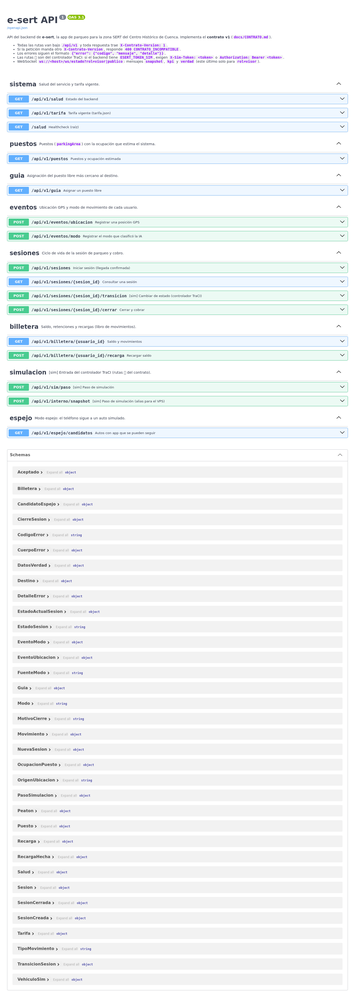
#> input picture semanas/S2/Freddy/evidencias/s1_swagger-rutas.png, 355 x 1000 px, shrunk from 1400 x 3939 before the run, found by its file name
$ python paginar_captura.py ../evidencias/s1_swagger-rutas.png --trozos
#> lines starting #> are read from the running program, lines starting #| are printed output that depends on the picture
#> in trozos, img is the input picture: PIL image 355x1000 RGB; mean R, G, B 242.1, 245, 245.8
"""Parte una captura muy alta (por ejemplo, Swagger con todo desplegado) en trozos que
caben en una página A4.

``explicacion_pdf.py`` incrusta cada imagen con un ancho fijo y no la reparte en varias
páginas, así que una captura alta se corta. Este script la corta por filas en blanco
(entre bloques, para no partir texto) y hace dos cosas:

- ``--trozos``: guarda los trozos como PNG junto a la original (``<nombre>_1.png``, ...),
  para incrustarlos uno tras otro en la explicación.
- ``--pdf``: guarda un PDF A4 con un trozo por página (``<nombre>.pdf``).

Uso (desde ``semanas/S2/Freddy/codigo``)::

    python comun/paginar_captura.py ../evidencias/s1_swagger-rutas.png --trozos
    python comun/paginar_captura.py ../evidencias/s1_swagger.png --pdf

Requiere pillow, numpy y fpdf2. Compatible con Python 3.10.
"""

import argparse
from pathlib import Path

import numpy as np
from fpdf import FPDF
from PIL import Image

# Proporción alto/ancho máxima de un trozo. Con el ancho de 520 pt que usa
# explicacion_pdf.py, 1,1 da unos 570 pt de alto: cabe en una página A4 con su cabecera.
PROPORCION_TROZO = 1.1
# En el PDF propio el trozo ocupa 178 mm de ancho y hasta 255 mm de alto.
PROPORCION_PDF = 255 / 178


def _cortes(img: Image.Image, alto_max: int) -> list[int]:
    """Filas donde cortar: lo más abajo posible sin pasar de ``alto_max`` por trozo,
    eligiendo la fila más uniforme (sin texto) del último tercio del tramo."""
#> called with alto_max = 390
    gris = np.asarray(img.convert("L"), dtype=np.int16)
    variacion = gris.max(axis=1) - gris.min(axis=1)  # 0 = fila de un solo color
#> variacion = 1000 values, max 222 at index 17, min 0 at index 0, mean 50.91
    alto = gris.shape[0]
#> alto = 1000
    cortes, inicio = [0], 0
    while alto - inicio > alto_max:
        desde = inicio + alto_max * 2 // 3
        tramo = variacion[desde:inicio + alto_max]
        # La última fila con la menor variación del tramo
        corte = desde + len(tramo) - 1 - int(np.argmin(tramo[::-1]))
        cortes.append(corte)
        inicio = corte
#> this loop made 2 passes
#> (corte, inicio) on pass 1: (379, 379)
#> (desde, corte, inicio) on pass 2: (639, 758, 758)
#> after the loop, cortes = [0, 379, 758]
    cortes.append(alto)
    return cortes


def trozos(ruta: Path, proporcion: float) -> list[Image.Image]:
    img = Image.open(ruta).convert("RGB")
    c = _cortes(img, int(img.width * proporcion))
#> c = [0, 379, 758, 1000]
    return [img.crop((0, a, img.width, b)) for a, b in zip(c, c[1:])]


def guardar_trozos(ruta: Path) -> list[Path]:
    salidas = []
    for i, t in enumerate(trozos(ruta, PROPORCION_TROZO), start=1):
        salida = ruta.with_name(f"{ruta.stem}_{i}.png")
        t.save(salida, optimize=True)
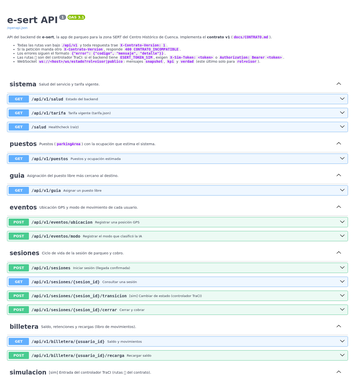
#> saved as s1_swagger-rutas_1.png: PIL image 355x379 RGB; mean R, G, B 239.4, 245.4, 247.4
        salidas.append(salida)
    return salidas


def guardar_pdf(ruta: Path) -> Path:
    pdf = FPDF(format="A4")
    pdf.set_auto_page_break(False)
    partes = trozos(ruta, PROPORCION_PDF)
    for i, t in enumerate(partes, start=1):
        pdf.add_page()
        pdf.set_font("Helvetica", "", 8)
        pdf.set_text_color(0x5B, 0x6B, 0x7E)
        pdf.set_xy(16, 8)
        pdf.cell(178, 5, f"{ruta.name} - página {i} de {len(partes)}", align="R")
        pdf.image(t, x=16, y=16, w=178)
    salida = ruta.with_suffix(".pdf")
    pdf.output(str(salida))
    return salida


def main() -> None:
    p = argparse.ArgumentParser(description=__doc__.splitlines()[0])
    p.add_argument("imagen", type=Path)
    p.add_argument("--trozos", action="store_true", help="guarda <nombre>_N.png")
    p.add_argument("--pdf", action="store_true", help="guarda <nombre>.pdf")
    args = p.parse_args()
    if not (args.trozos or args.pdf):
        p.error("indica --trozos, --pdf o ambos")
    if args.trozos:
        for s in guardar_trozos(args.imagen):
            print(s)
    if args.pdf:
        print(guardar_pdf(args.imagen))


if __name__ == "__main__":
    main()
